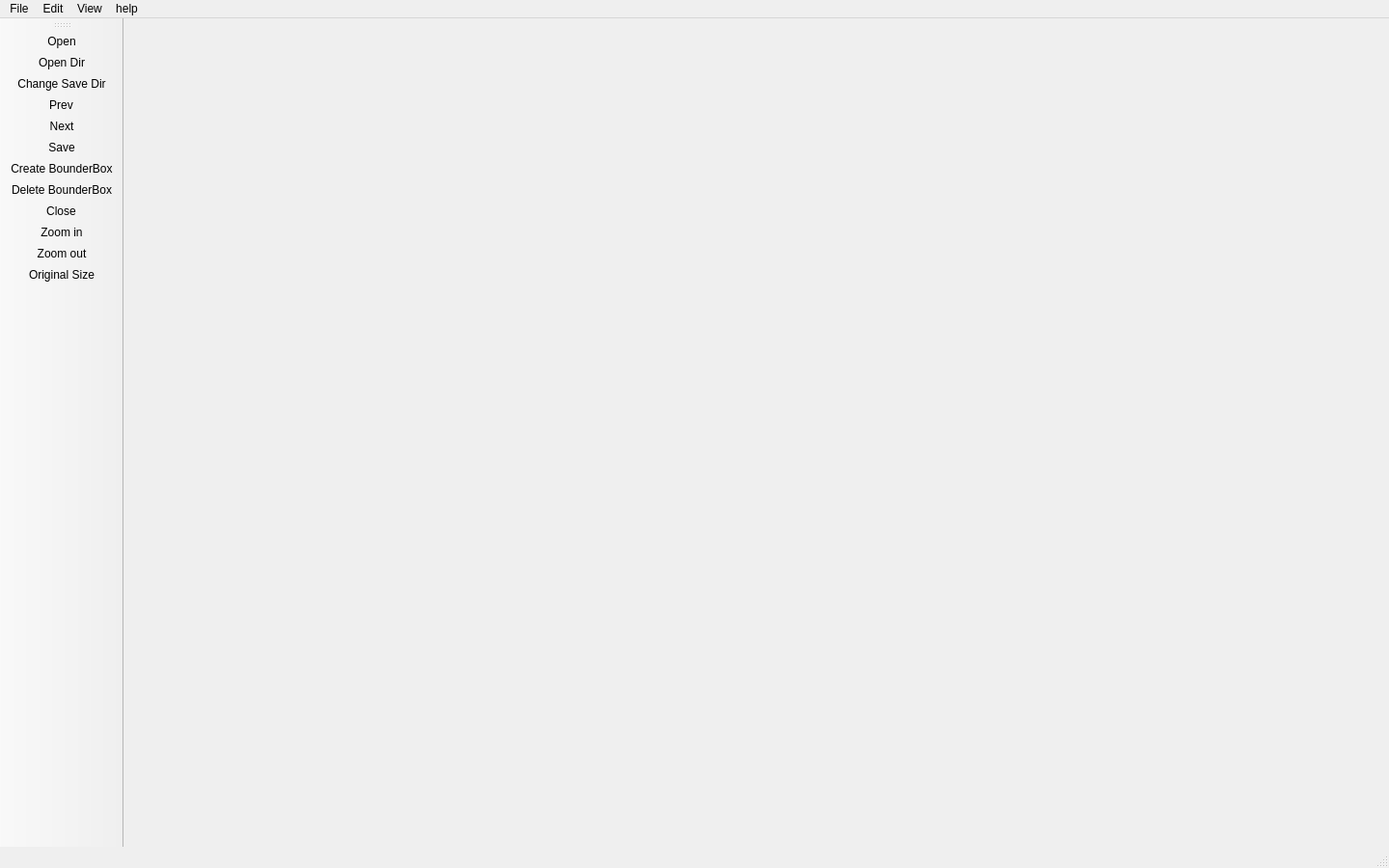
<?xml version="1.0" encoding="UTF-8"?>
<ui version="4.0">
 <class>MainWindow</class>
 <widget class="QMainWindow" name="MainWindow">
  <property name="geometry">
   <rect>
    <x>0</x>
    <y>0</y>
    <width>1440</width>
    <height>900</height>
   </rect>
  </property>
  <property name="windowTitle">
   <string>MainWindow</string>
  </property>
  <widget class="QWidget" name="centralwidget"/>
  <widget class="QMenuBar" name="menubar">
   <property name="geometry">
    <rect>
     <x>0</x>
     <y>0</y>
     <width>1440</width>
     <height>21</height>
    </rect>
   </property>
   <widget class="QMenu" name="menuFile">
    <property name="title">
     <string>File</string>
    </property>
    <addaction name="actionOpen"/>
    <addaction name="actionOpen_Dir"/>
    <addaction name="actionChange_Save_Dir"/>
    <addaction name="actionOpen_Annotation"/>
    <addaction name="separator"/>
    <addaction name="actionSave"/>
    <addaction name="actionSave_as"/>
    <addaction name="actionClose"/>
   </widget>
   <widget class="QMenu" name="menuEdit">
    <property name="title">
     <string>Edit</string>
    </property>
    <addaction name="actionCreate_BounderBox"/>
    <addaction name="actionDuplicate_BounderBOx"/>
    <addaction name="actionDelete_BounderBox"/>
    <addaction name="actionBox_Line_Color"/>
    <addaction name="separator"/>
    <addaction name="actionEdit_Label"/>
    <addaction name="actionAute_Label"/>
    <addaction name="actionImage_Quality_Estimater"/>
   </widget>
   <widget class="QMenu" name="menuView">
    <property name="title">
     <string>View</string>
    </property>
    <addaction name="actionAuto_Save_Mode"/>
    <addaction name="actionDisplay_Label"/>
    <addaction name="separator"/>
    <addaction name="actionZoom_in"/>
    <addaction name="actionZoom_out"/>
    <addaction name="actionOriginal_Size"/>
   </widget>
   <widget class="QMenu" name="menuhelp">
    <property name="title">
     <string>help</string>
    </property>
    <addaction name="actionAbout"/>
   </widget>
   <addaction name="menuFile"/>
   <addaction name="menuEdit"/>
   <addaction name="menuView"/>
   <addaction name="menuhelp"/>
  </widget>
  <widget class="QStatusBar" name="statusbar"/>
  <widget class="QToolBar" name="toolBar">
   <property name="minimumSize">
    <size>
     <width>0</width>
     <height>0</height>
    </size>
   </property>
   <property name="baseSize">
    <size>
     <width>0</width>
     <height>0</height>
    </size>
   </property>
   <property name="windowTitle">
    <string>toolBar</string>
   </property>
   <property name="toolTipDuration">
    <number>-1</number>
   </property>
   <property name="layoutDirection">
    <enum>Qt::LeftToRight</enum>
   </property>
   <property name="autoFillBackground">
    <bool>false</bool>
   </property>
   <property name="movable">
    <bool>true</bool>
   </property>
   <property name="iconSize">
    <size>
     <width>40</width>
     <height>40</height>
    </size>
   </property>
   <property name="toolButtonStyle">
    <enum>Qt::ToolButtonTextUnderIcon</enum>
   </property>
   <attribute name="toolBarArea">
    <enum>LeftToolBarArea</enum>
   </attribute>
   <attribute name="toolBarBreak">
    <bool>false</bool>
   </attribute>
   <addaction name="actionOpen"/>
   <addaction name="actionOpen_Dir"/>
   <addaction name="actionChange_Save_Dir"/>
   <addaction name="actionPrev"/>
   <addaction name="actionNext"/>
   <addaction name="actionSave"/>
   <addaction name="actionCreate_BounderBox"/>
   <addaction name="actionDelete_BounderBox"/>
   <addaction name="actionClose"/>
   <addaction name="actionZoom_in"/>
   <addaction name="actionZoom_out"/>
   <addaction name="actionOriginal_Size"/>
  </widget>
  <action name="actionOpen">
   <property name="icon">
    <iconset>
     <normaloff>icons/folder.png</normaloff>icons/folder.png</iconset>
   </property>
   <property name="text">
    <string>Open</string>
   </property>
  </action>
  <action name="actionOpen_Dir">
   <property name="icon">
    <iconset>
     <normaloff>icons/folder.png</normaloff>icons/folder.png</iconset>
   </property>
   <property name="text">
    <string>Open Dir</string>
   </property>
  </action>
  <action name="actionChange_Save_Dir">
   <property name="icon">
    <iconset>
     <normaloff>icons/folder.png</normaloff>icons/folder.png</iconset>
   </property>
   <property name="text">
    <string>Change Save Dir</string>
   </property>
  </action>
  <action name="actionNext">
   <property name="icon">
    <iconset>
     <normaloff>icons/next (1).png</normaloff>icons/next (1).png</iconset>
   </property>
   <property name="text">
    <string>Next</string>
   </property>
  </action>
  <action name="actionPrev">
   <property name="icon">
    <iconset>
     <normaloff>icons/previous.png</normaloff>icons/previous.png</iconset>
   </property>
   <property name="text">
    <string>Prev</string>
   </property>
  </action>
  <action name="actionSave">
   <property name="icon">
    <iconset>
     <normaloff>icons/diskette.png</normaloff>icons/diskette.png</iconset>
   </property>
   <property name="text">
    <string>Save</string>
   </property>
  </action>
  <action name="actionSave_as">
   <property name="icon">
    <iconset>
     <normaloff>icons/diskette.png</normaloff>icons/diskette.png</iconset>
   </property>
   <property name="text">
    <string>Save as</string>
   </property>
  </action>
  <action name="actionClose">
   <property name="icon">
    <iconset>
     <normaloff>../../Downloads/cancel.png</normaloff>../../Downloads/cancel.png</iconset>
   </property>
   <property name="text">
    <string>Close</string>
   </property>
  </action>
  <action name="actionOpen_Annotation">
   <property name="checkable">
    <bool>false</bool>
   </property>
   <property name="checked">
    <bool>false</bool>
   </property>
   <property name="icon">
    <iconset>
     <normaloff>icons/folder.png</normaloff>icons/folder.png</iconset>
   </property>
   <property name="text">
    <string>Open Annotation</string>
   </property>
  </action>
  <action name="actionCreate_BounderBox">
   <property name="icon">
    <iconset>
     <normaloff>../../Downloads/page.png</normaloff>../../Downloads/page.png</iconset>
   </property>
   <property name="text">
    <string>Create BounderBox</string>
   </property>
  </action>
  <action name="actionDuplicate_BounderBOx">
   <property name="text">
    <string>Duplicate BounderBox</string>
   </property>
  </action>
  <action name="actionDelete_BounderBox">
   <property name="icon">
    <iconset>
     <normaloff>icons/bin.png</normaloff>icons/bin.png</iconset>
   </property>
   <property name="text">
    <string>Delete BounderBox</string>
   </property>
  </action>
  <action name="actionBox_Line_Color">
   <property name="text">
    <string>Box Line Color</string>
   </property>
  </action>
  <action name="actionEdit_Label">
   <property name="text">
    <string>Edit Label</string>
   </property>
  </action>
  <action name="actionAute_Label">
   <property name="icon">
    <iconset>
     <normaloff>icons/label.png</normaloff>icons/label.png</iconset>
   </property>
   <property name="text">
    <string>Auto Label</string>
   </property>
  </action>
  <action name="actionImage_Quality_Estimater">
   <property name="icon">
    <iconset>
     <normaloff>icons/estimation.png</normaloff>icons/estimation.png</iconset>
   </property>
   <property name="text">
    <string>Image Quality Estimater</string>
   </property>
  </action>
  <action name="actionAuto_Save_Mode">
   <property name="text">
    <string>Auto Save Mode</string>
   </property>
  </action>
  <action name="actionDisplay_Label">
   <property name="text">
    <string>Display Label</string>
   </property>
  </action>
  <action name="actionZoom_in">
   <property name="icon">
    <iconset>
     <normaloff>icons/zoom-in.png</normaloff>icons/zoom-in.png</iconset>
   </property>
   <property name="text">
    <string>Zoom in</string>
   </property>
  </action>
  <action name="actionZoom_out">
   <property name="icon">
    <iconset>
     <normaloff>icons/magnifying-glass.png</normaloff>icons/magnifying-glass.png</iconset>
   </property>
   <property name="text">
    <string>Zoom out</string>
   </property>
  </action>
  <action name="actionOriginal_Size">
   <property name="icon">
    <iconset>
     <normaloff>../../Downloads/expand.png</normaloff>../../Downloads/expand.png</iconset>
   </property>
   <property name="text">
    <string>Original Size</string>
   </property>
  </action>
  <action name="actionAbout">
   <property name="text">
    <string>About</string>
   </property>
  </action>
 </widget>
 <resources/>
 <connections/>
</ui>
